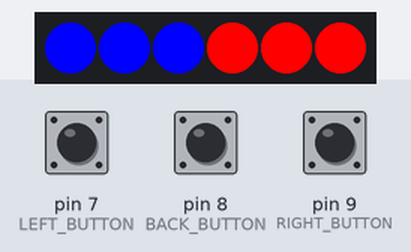
The sketch below on a simulated Arduino Nano, built with avr-gcc and run on an emulated ATmega328P. On the bench: 6 RGB LEDs in strip order, left to right. The inputs (shaded band) are chosen by the test bench; at power-on: pin 7 (LEFT_BUTTON) HIGH, pin 8 (BACK_BUTTON) HIGH, pin 9 (RIGHT_BUTTON) HIGH. Random numbers use the default seed unless the sketch sets one.

Above: at 5.2 s.
5.3 s: pin 7 (LEFT_BUTTON) pulled LOW for 0.15 s
At 5.7 s:
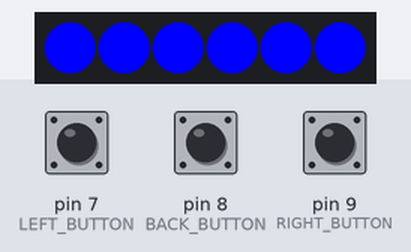
6.9 s: pin 8 (BACK_BUTTON) pulled LOW for 0.15 s
At 10.4 s:
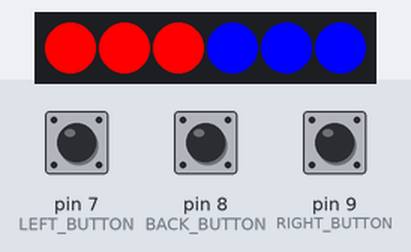
Timing chart, 0 to 11.9 s (numbered marks = the images above; inputs shaded):
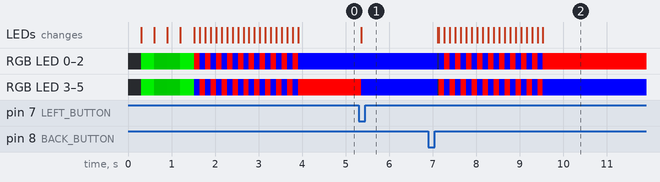

The sketch:

beacon_improved.ino
```cpp
#include <Adafruit_NeoPixel.h>
#ifdef __AVR__
#include <avr/power.h>
#endif

const uint8_t LED_PIN = 10;

const uint8_t LEFT_BUTTON = 7; //Btn1
const uint8_t BACK_BUTTON = 8; //Rndm
const uint8_t RIGHT_BUTTON = 9; //Btn2

const uint8_t NUM_LEDS = 6;

// Parameter 1 = number of pixels in strip
// Parameter 2 = Arduino pin number (most are valid)
// Parameter 3 = pixel type flags, add together as needed:
//   NEO_KHZ800  800 KHz bitstream (most NeoPixel products w/WS2812 LEDs)
//   NEO_KHZ400  400 KHz (classic 'v1' (not v2) FLORA pixels, WS2811 drivers)
//   NEO_GRB     Pixels are wired for GRB bitstream (most NeoPixel products)
//   NEO_RGB     Pixels are wired for RGB bitstream (v1 FLORA pixels, not v2)
//   NEO_RGBW    Pixels are wired for RGBW bitstream (NeoPixel RGBW products)
Adafruit_NeoPixel strip = Adafruit_NeoPixel(NUM_LEDS, LED_PIN, NEO_GRB + NEO_KHZ800);

// IMPORTANT: To reduce NeoPixel burnout risk, add 1000 uF capacitor across
// pixel power leads, add 300 - 500 Ohm resistor on first pixel's data input
// and minimize distance between Arduino and first pixel.  Avoid connecting
// on a live circuit...if you must, connect GND first.

//false is red, true is blue
boolean leftColor = false;
boolean rightColor = true;

unsigned long noPressEnd = 0;

int fade = 0;

int buttonStates[3] = {0}; // the current reading from the input pin

void setup() {
  randomSeed(analogRead(A7));

  pinMode(LEFT_BUTTON, INPUT_PULLUP);
  pinMode(RIGHT_BUTTON, INPUT_PULLUP);
  pinMode(BACK_BUTTON, INPUT_PULLUP);
  //  Serial.begin(9600);

  strip.begin();
  strip.setBrightness(255);

  //fading init sequence
  for (int j = 0; j < 2; j++) {
    for (int i = 0; i < 255; i++) {
      setAllColor(0, i, 0);
      delay(1);
    }
    for (int i = 0; i < 255; i++) {
      setAllColor(0, 255 - i, 0);
      delay(1);
    }
  }

  //custom init sequence
  //  setAllColor(0, 0, 0);
  //  delay(250);
  //  setAllColor(0, 255, 0);
  //  delay(250);
  //  setAllColor(0, 0, 0);
  //  delay(250);
  //  setAllColor(0, 255, 0);
  //  delay(250);
  //  setAllColor(0, 0, 0);

  //standard init sequence
  //  setAllColor(255, 0, 0);
  //  delay(250);
  //  setAllColor(0, 255, 0);
  //  delay(250);
  //  setAllColor(0, 0, 255);
  //  delay(250);
  //  setAllColor(0, 255, 0);
  //  delay(500);
  randomize();
}

void randomize() {
  noPressEnd = 0; // reset the press timer

  rightColor = random(2); // random 0 or 1
  leftColor = !rightColor; // the opposite

  //blink the lights back and forth 20 times
  for (int i = 0; i < 20; i++) {
    leftColor = !leftColor;
    rightColor = !rightColor;
    clear_display();
    delay(25);
    update_display();
    delay(100);
  }
  readButtonsAbsolute();
  while (buttonStates[0] || buttonStates[1]) {
    delay(10);
    readButtons();
  }
}

//could be simpler, but is more readable this way
void update_display() {
  int fade2 = 255 - fade;
  if (leftColor) {
    strip.setPixelColor(0, fade, 0, fade2);
    strip.setPixelColor(1, fade, 0, fade2);
    strip.setPixelColor(2, fade, 0, fade2);
  } else {
    strip.setPixelColor(0, fade2, 0, fade);
    strip.setPixelColor(1, fade2, 0, fade);
    strip.setPixelColor(2, fade2, 0, fade);
  }
  if (rightColor) {
    strip.setPixelColor(3, fade, 0, fade2);
    strip.setPixelColor(4, fade, 0, fade2);
    strip.setPixelColor(5, fade, 0, fade2);
  } else {
    strip.setPixelColor(3, fade2, 0, fade);
    strip.setPixelColor(4, fade2, 0, fade);
    strip.setPixelColor(5, fade2, 0, fade);
  }
  strip.show();
}

void clear_display() {
  for (int i = 0; i < NUM_LEDS; i++) {
    strip.setPixelColor(i, 0, 0, 0);
  }
  strip.show();
}

// set all the LEDs to the same color
void setAllColor(int red, int green, int blue) {
  for (int i = 0; i < NUM_LEDS; i++) {
    strip.setPixelColor(i, red, green, blue);
  }
  strip.show();
}

void loop() {
  readButtons();
  //  if (buttonStates[0]) Serial.println("LEFT");
  //  if (buttonStates[1]) Serial.println("RIGHT");
  //  if (buttonStates[2]) Serial.println("BACK");

  if (buttonStates[0] // left button
      || buttonStates[1] //right button
     ) {

    unsigned long now = millis();
    if (now > noPressEnd) {

      if (rightColor == leftColor) {
        leftColor = !leftColor;
        rightColor = !rightColor;
        fade = 255;
        noPressEnd = now + 7000;
        update_display();
      } else {
        if (buttonStates[0]) {
          rightColor = leftColor;
        } else {
          leftColor = rightColor;
        }
        noPressEnd = now + 5000;
      }
      update_display();
    }
  } else if (buttonStates[2]) { // back button
    unsigned long pressedTime = 1000;
    while (pressedTime >= 1000) {
      unsigned long pressTime = millis();
      while (buttonStates[2]) {
        delay(10);
        readButtons();
        pressedTime = millis() - pressTime;
        if (pressedTime >= 1000) {
          clear_display();
          waitUntilBackReleased();
          break;
        }
      }
      if (pressedTime >= 1000) {
        waitUntilBackPressed();
      }
    }
    randomize();
    waitUntilBackReleased();
  }
  if (fade > 0) fade -= 5;
  if (fade < 0) fade = 0;
  update_display();
  delay(10);
}

void waitUntilBackPressed() {
  waitUntilButtonPressed(2);
}

void waitUntilBackReleased() {
  waitUntilButtonReleased(2);
}

void waitUntilButtonReleased(int button) {
  readButtons();
  while (buttonStates[button]) {
    delay(10);
    readButtons();
  }
}

void waitUntilButtonPressed(int button) {
  readButtons();
  while (!buttonStates[button]) {
    delay(10);
    readButtons();
  }
}

//modified from arduino debouncing code

// constants won't change. They're used here to
// set pin numbers:
const int buttonPins[3] = {LEFT_BUTTON, RIGHT_BUTTON, BACK_BUTTON};    // the number of the pushbutton pin

// Variables will change:

int lastButtonStates[3] = {LOW};   // the previous reading from the input pin

// the following variables are unsigned long's because the time, measured in miliseconds,
// will quickly become a bigger number than can be stored in an int.
unsigned long lastDebounceTimes[3] = {0};  // the last time the output pin was toggled
unsigned long debounceDelay = 50;    // the debounce time; increase if the output flickers


void readButtons() {
  for (int i = 0; i < 3; i++) {

    // read the state of the switch into a local variable:
    int reading = !digitalRead(buttonPins[i]);

    // check to see if you just pressed the button
    // (i.e. the input went from LOW to HIGH),  and you've waited
    // unsigned long enough since the last press to ignore any noise:

    // If the switch changed, due to noise or pressing:
    if (reading != lastButtonStates[i]) {
      // reset the debouncing timer
      lastDebounceTimes[i] = millis();
    }

    if ((millis() - lastDebounceTimes[i]) > debounceDelay) {
      // whatever the reading is at, it's been there for unsigned longer
      // than the debounce delay, so take it as the actual current state:

      // if the button state has changed:
      if (reading != buttonStates[i]) {
        buttonStates[i] = reading;

      }
    }

    // save the reading.  Next time through the loop,
    // it'll be the lastButtonState:
    lastButtonStates[i] = reading;
  }


}

void readButtonsAbsolute() {
  for (int i = 0; i < 3; i++) {
    // read the state of the switch
    buttonStates[i] = !digitalRead(buttonPins[i]);
  }
}
```

Measured:
- after the input at 5.3 s, RGB LED 3–5: RGB(255, 0, 0) → RGB(0, 0, 255) after 0.06 s; the LEDs: change after 0.06 s (image 1)
- after the input at 6.9 s, RGB LED 0, RGB LED 1: RGB(0, 0, 255) → off after 0.22 s, then repeats every 0.25 s: RGB(0, 0, 255) 0.13 s, RGB(255, 0, 0) 0.13 s, until it stays RGB(255, 0, 0) from 9.5 s
